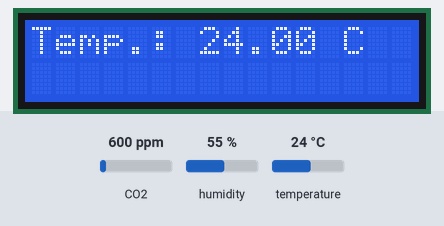
The sketch below on a simulated Arduino Uno, built with avr-gcc and run on an emulated ATmega328P. On the bench: 16×2 character LCD. The test bench sets the inputs (shaded band); at power-on: CO2 600 ppm, humidity 55 %, temperature 24 °C. What the sketch prints to the serial monitor is not drawn.

Above: at 6.6 s.
6.7 s: CO2 set to 452 ppm
20.7 s: humidity set to 22 %
At 31.5 s:
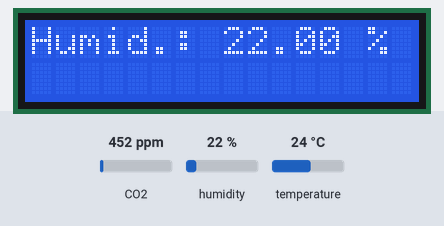
33.8 s: temperature set to 12 °C
At 41.2 s:
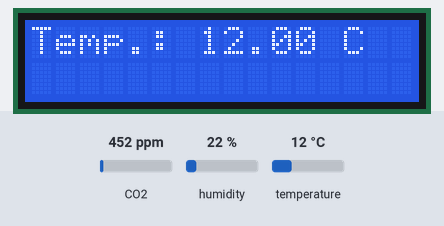
46.9 s: CO2 set to 1050 ppm
At 56.3 s:
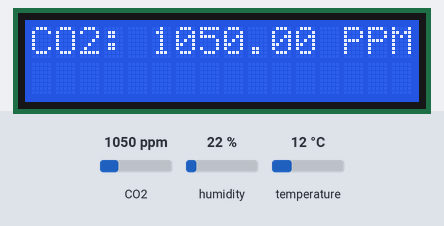
60.0 s: humidity set to 40 %
At 66.0 s:
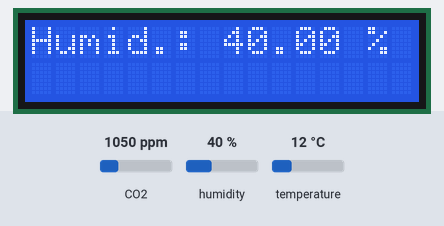
73.1 s: CO2 set to 1700 ppm
At 79.6 s:
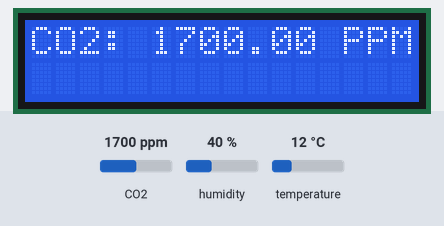
Timing chart, 0 to 81.1 s (numbered marks = the images above; inputs shaded):
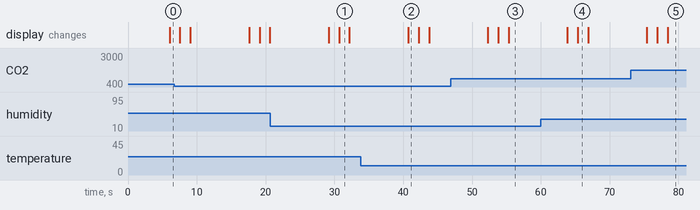

The sketch:

FirstDraft.ino.ino
```cpp
#include <Servo.h>
#include <LiquidCrystal.h>
#include <DHT.h>
#include <Arduino.h>
#include "MHZ19.h"
#include <SoftwareSerial.h>


// DHT Sensor
#define DHTPIN 13

#define DHTTYPE DHT11

DHT dht(DHTPIN, DHTTYPE);

// LCD
const int rs = 10, en = 9, d4 = 7, d5 = 6, d6 = 5, d7 = 4;
LiquidCrystal lcd(rs, en, d4, d5, d6, d7);

// CO2 Sensor
#define RX_PIN 2       // Rx pin which the MHZ19 Tx pin is attached to
#define TX_PIN 3       // Tx pin which the MHZ19 Rx pin is attached to
#define BAUDRATE 9600  // Device to MH-Z19 Serial baudrate (should not be changed)

MHZ19 myMHZ19;                            // Constructor for library
SoftwareSerial mySerial(RX_PIN, TX_PIN);  // (Uno example) create device to MH-Z19 serial

unsigned long getDataTimer = 0;

float humidity = 0;
float temp = -100;
float co2 = 0;

void setup() {

  Serial.begin(9600);  // Device to serial monitor feedback

  // start DHT
  dht.begin();

  // start LCD
  lcd.begin(16, 2);


  // Start CO2 sensor
  mySerial.begin(BAUDRATE);  // (Uno example) device to MH-Z19 serial start
  myMHZ19.begin(mySerial);   // *Serial(Stream) refence must be passed to library begin().
  myMHZ19.autoCalibration();

  WriteMessageToLCD("Welcome to iAir!");
}

void loop() {

  if (millis() - getDataTimer >= 6000) {

    humidity = dht.readHumidity();
    temp = dht.readTemperature();
    co2 = GetCo2();

    PrintDataToLCD(temp, humidity, co2);

    SendSerialMessage(temp, humidity, co2);

    getDataTimer = millis();
  }
}


float GetCo2() {
  int CO2;

  CO2 = myMHZ19.getCO2();  // Request CO2 (as ppm)

  return CO2;
}

void PrintDataToLCD(float temperature, float humidity, float co2) {
  // log temperature
  lcd.clear();
  lcd.setCursor(0, 0);

  String tempMessage = "Temp.: " + String(temperature) + " C";
  lcd.print(tempMessage);

  delay(1500);

  // log humudity
  lcd.clear();
  lcd.home();

  String humMessage = "Humid.: " + String(humidity) + " %";
  lcd.print(humMessage);
  delay(1500);

  // log co2
  lcd.clear();
  lcd.home();

  String co2Message = "CO2: " + String(co2) + " PPM";
  lcd.print(co2Message);

  delay(1500);

}

void WriteMessageToLCD(String message) {
  int messageLength = message.length();

  lcd.clear();

  if (messageLength <= 16) {
    lcd.setCursor(0, 0);
    lcd.print(message);
  } else {
    lcd.setCursor(3, 0);
    lcd.print(message);

    for (int i = (messageLength - 13); i >= 0; i--) {
      lcd.scrollDisplayLeft();
      delay(750);
    }
  }
}

void SendSerialMessage(float temperature, float humidity, float co2) {

  String temperatureStr = "\"temperature\": " + String(temperature);
  String humidityStr = "\"humidity\": " + String(humidity);
  String co2Str = "\"co2\": " + String(co2);

  String jsonMessage = "{ " + temperatureStr + ", " + humidityStr + ", " + co2Str +  " }";

  Serial.println(jsonMessage);
  delay(1000);
}


// void ReadAndProcessSerialMessage(String message) {

//   if (message == "OPEN") {
//     OpenWindow();
//   } else if (message == "CLOSE") {
//     CloseWindow();
//     alert = false;
//   } else if (message == "ALERT") {
//     alert = true;
//   } else if (message == "DATA") {
//     Serial.read();

//     SendSerialMessage(temp, humidity, co2, windowIsOpen);
//   } else {
//     WriteMessageToLCD(message);
//   }

//   lcd.clear();
// }
```

Measured:
- what the display in image 1 shows lasts 1.5 s, from 30.7 s to 32.2 s
